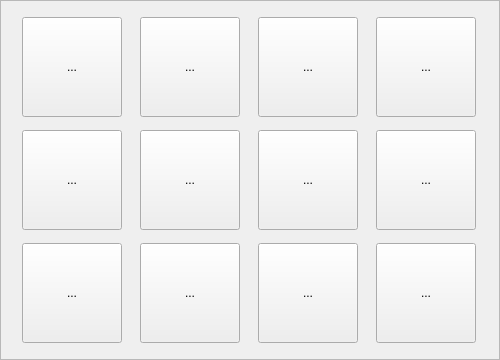
   <widget class="QStackedWidget" name="Button_editor_stackedWidget">
    <property name="geometry">
     <rect>
      <x>10</x>
      <y>10</y>
      <width>500</width>
      <height>360</height>
     </rect>
    </property>
    <property name="minimumSize">
     <size>
      <width>500</width>
      <height>360</height>
     </size>
    </property>
    <property name="maximumSize">
     <size>
      <width>500</width>
      <height>360</height>
     </size>
    </property>
    <property name="layoutDirection">
     <enum>Qt::LayoutDirection::LeftToRight</enum>
    </property>
    <widget class="QWidget" name="page_1">
     <property name="minimumSize">
      <size>
       <width>500</width>
       <height>360</height>
      </size>
     </property>
     <property name="maximumSize">
      <size>
       <width>500</width>
       <height>360</height>
      </size>
     </property>
     <widget class="QFrame" name="Button_frame">
      <property name="geometry">
       <rect>
        <x>0</x>
        <y>0</y>
        <width>500</width>
        <height>360</height>
       </rect>
      </property>
      <property name="minimumSize">
       <size>
        <width>500</width>
        <height>360</height>
       </size>
      </property>
      <property name="maximumSize">
       <size>
        <width>500</width>
        <height>360</height>
       </size>
      </property>
      <property name="frameShape">
       <enum>QFrame::Shape::StyledPanel</enum>
      </property>
      <property name="frameShadow">
       <enum>QFrame::Shadow::Raised</enum>
      </property>
      <layout class="QGridLayout" name="gridLayout">
       <item row="0" column="0">
        <widget class="QToolButton" name="Edit_toolButton_01">
         <property name="sizePolicy">
          <sizepolicy hsizetype="Preferred" vsizetype="Preferred">
           <horstretch>0</horstretch>
           <verstretch>0</verstretch>
          </sizepolicy>
         </property>
         <property name="minimumSize">
          <size>
           <width>100</width>
           <height>100</height>
          </size>
         </property>
         <property name="maximumSize">
          <size>
           <width>100</width>
           <height>100</height>
          </size>
         </property>
         <property name="focusPolicy">
          <enum>Qt::FocusPolicy::StrongFocus</enum>
         </property>
         <property name="text">
          <string>...</string>
         </property>
         <property name="iconSize">
          <size>
           <width>96</width>
           <height>96</height>
          </size>
         </property>
         <property name="checkable">
          <bool>true</bool>
         </property>
         <property name="checked">
          <bool>false</bool>
         </property>
         <property name="toolButtonStyle">
          <enum>Qt::ToolButtonStyle::ToolButtonTextUnderIcon</enum>
         </property>
        </widget>
       </item>
       <item row="0" column="1">
        <widget class="QToolButton" name="Edit_toolButton_02">
         <property name="sizePolicy">
          <sizepolicy hsizetype="Preferred" vsizetype="Preferred">
           <horstretch>0</horstretch>
           <verstretch>0</verstretch>
          </sizepolicy>
         </property>
         <property name="minimumSize">
          <size>
           <width>100</width>
           <height>100</height>
          </size>
         </property>
         <property name="maximumSize">
          <size>
           <width>100</width>
           <height>100</height>
          </size>
         </property>
         <property name="focusPolicy">
          <enum>Qt::FocusPolicy::StrongFocus</enum>
         </property>
         <property name="text">
          <string>...</string>
         </property>
         <property name="iconSize">
          <size>
           <width>96</width>
           <height>96</height>
          </size>
         </property>
         <property name="checkable">
          <bool>true</bool>
         </property>
         <property name="checked">
          <bool>false</bool>
         </property>
         <property name="toolButtonStyle">
          <enum>Qt::ToolButtonStyle::ToolButtonTextUnderIcon</enum>
         </property>
        </widget>
       </item>
       <item row="0" column="2">
        <widget class="QToolButton" name="Edit_toolButton_03">
         <property name="sizePolicy">
          <sizepolicy hsizetype="Preferred" vsizetype="Preferred">
           <horstretch>0</horstretch>
           <verstretch>0</verstretch>
          </sizepolicy>
         </property>
         <property name="minimumSize">
          <size>
           <width>100</width>
           <height>100</height>
          </size>
         </property>
         <property name="maximumSize">
          <size>
           <width>100</width>
           <height>100</height>
          </size>
         </property>
         <property name="focusPolicy">
          <enum>Qt::FocusPolicy::StrongFocus</enum>
         </property>
         <property name="text">
          <string>...</string>
         </property>
         <property name="iconSize">
          <size>
           <width>96</width>
           <height>96</height>
          </size>
         </property>
         <property name="checkable">
          <bool>true</bool>
         </property>
         <property name="checked">
          <bool>false</bool>
         </property>
         <property name="toolButtonStyle">
          <enum>Qt::ToolButtonStyle::ToolButtonTextUnderIcon</enum>
         </property>
        </widget>
       </item>
       <item row="0" column="3">
        <widget class="QToolButton" name="Edit_toolButton_04">
         <property name="sizePolicy">
          <sizepolicy hsizetype="Preferred" vsizetype="Preferred">
           <horstretch>0</horstretch>
           <verstretch>0</verstretch>
          </sizepolicy>
         </property>
         <property name="minimumSize">
          <size>
           <width>100</width>
           <height>100</height>
          </size>
         </property>
         <property name="maximumSize">
          <size>
           <width>100</width>
           <height>100</height>
          </size>
         </property>
         <property name="focusPolicy">
          <enum>Qt::FocusPolicy::StrongFocus</enum>
         </property>
         <property name="text">
          <string>...</string>
         </property>
         <property name="iconSize">
          <size>
           <width>96</width>
           <height>96</height>
          </size>
         </property>
         <property name="checkable">
          <bool>true</bool>
         </property>
         <property name="checked">
          <bool>false</bool>
         </property>
         <property name="toolButtonStyle">
          <enum>Qt::ToolButtonStyle::ToolButtonTextUnderIcon</enum>
         </property>
        </widget>
       </item>
       <item row="1" column="0">
        <widget class="QToolButton" name="Edit_toolButton_05">
         <property name="sizePolicy">
          <sizepolicy hsizetype="Preferred" vsizetype="Preferred">
           <horstretch>0</horstretch>
           <verstretch>0</verstretch>
          </sizepolicy>
         </property>
         <property name="minimumSize">
          <size>
           <width>100</width>
           <height>100</height>
          </size>
         </property>
         <property name="maximumSize">
          <size>
           <width>100</width>
           <height>100</height>
          </size>
         </property>
         <property name="focusPolicy">
          <enum>Qt::FocusPolicy::StrongFocus</enum>
         </property>
         <property name="text">
          <string>...</string>
         </property>
         <property name="iconSize">
          <size>
           <width>96</width>
           <height>96</height>
          </size>
         </property>
         <property name="checkable">
          <bool>true</bool>
         </property>
         <property name="checked">
          <bool>false</bool>
         </property>
         <property name="toolButtonStyle">
          <enum>Qt::ToolButtonStyle::ToolButtonTextUnderIcon</enum>
         </property>
        </widget>
       </item>
       <item row="1" column="1">
        <widget class="QToolButton" name="Edit_toolButton_06">
         <property name="sizePolicy">
          <sizepolicy hsizetype="Preferred" vsizetype="Preferred">
           <horstretch>0</horstretch>
           <verstretch>0</verstretch>
          </sizepolicy>
         </property>
         <property name="minimumSize">
          <size>
           <width>100</width>
           <height>100</height>
          </size>
         </property>
         <property name="maximumSize">
          <size>
           <width>100</width>
           <height>100</height>
          </size>
         </property>
         <property name="focusPolicy">
          <enum>Qt::FocusPolicy::StrongFocus</enum>
         </property>
         <property name="text">
          <string>...</string>
         </property>
         <property name="iconSize">
          <size>
           <width>96</width>
           <height>96</height>
          </size>
         </property>
         <property name="checkable">
          <bool>true</bool>
         </property>
         <property name="checked">
          <bool>false</bool>
         </property>
         <property name="toolButtonStyle">
          <enum>Qt::ToolButtonStyle::ToolButtonTextUnderIcon</enum>
         </property>
        </widget>
       </item>
       <item row="1" column="2">
        <widget class="QToolButton" name="Edit_toolButton_07">
         <property name="sizePolicy">
          <sizepolicy hsizetype="Preferred" vsizetype="Preferred">
           <horstretch>0</horstretch>
           <verstretch>0</verstretch>
          </sizepolicy>
         </property>
         <property name="minimumSize">
          <size>
           <width>100</width>
           <height>100</height>
          </size>
         </property>
         <property name="maximumSize">
          <size>
           <width>100</width>
           <height>100</height>
          </size>
         </property>
         <property name="focusPolicy">
          <enum>Qt::FocusPolicy::StrongFocus</enum>
         </property>
         <property name="text">
          <string>...</string>
         </property>
         <property name="iconSize">
          <size>
           <width>96</width>
           <height>96</height>
          </size>
         </property>
         <property name="checkable">
          <bool>true</bool>
         </property>
         <property name="checked">
          <bool>false</bool>
         </property>
         <property name="toolButtonStyle">
          <enum>Qt::ToolButtonStyle::ToolButtonTextUnderIcon</enum>
         </property>
        </widget>
       </item>
       <item row="1" column="3">
        <widget class="QToolButton" name="Edit_toolButton_08">
         <property name="sizePolicy">
          <sizepolicy hsizetype="Preferred" vsizetype="Preferred">
           <horstretch>0</horstretch>
           <verstretch>0</verstretch>
          </sizepolicy>
         </property>
         <property name="minimumSize">
          <size>
           <width>100</width>
           <height>100</height>
          </size>
         </property>
         <property name="maximumSize">
          <size>
           <width>100</width>
           <height>100</height>
          </size>
         </property>
         <property name="focusPolicy">
          <enum>Qt::FocusPolicy::StrongFocus</enum>
         </property>
         <property name="text">
          <string>...</string>
         </property>
         <property name="iconSize">
          <size>
           <width>96</width>
           <height>96</height>
          </size>
         </property>
         <property name="checkable">
          <bool>true</bool>
         </property>
         <property name="checked">
          <bool>false</bool>
         </property>
         <property name="toolButtonStyle">
          <enum>Qt::ToolButtonStyle::ToolButtonTextUnderIcon</enum>
         </property>
        </widget>
       </item>
       <item row="2" column="0">
        <widget class="QToolButton" name="Edit_toolButton_09">
         <property name="sizePolicy">
          <sizepolicy hsizetype="Preferred" vsizetype="Preferred">
           <horstretch>0</horstretch>
           <verstretch>0</verstretch>
          </sizepolicy>
         </property>
         <property name="minimumSize">
          <size>
           <width>100</width>
           <height>100</height>
          </size>
         </property>
         <property name="maximumSize">
          <size>
           <width>100</width>
           <height>100</height>
          </size>
         </property>
         <property name="focusPolicy">
          <enum>Qt::FocusPolicy::StrongFocus</enum>
         </property>
         <property name="text">
          <string>...</string>
         </property>
         <property name="iconSize">
          <size>
           <width>96</width>
           <height>96</height>
          </size>
         </property>
         <property name="checkable">
          <bool>true</bool>
         </property>
         <property name="checked">
          <bool>false</bool>
         </property>
         <property name="toolButtonStyle">
          <enum>Qt::ToolButtonStyle::ToolButtonTextUnderIcon</enum>
         </property>
        </widget>
       </item>
       <item row="2" column="1">
        <widget class="QToolButton" name="Edit_toolButton_10">
         <property name="sizePolicy">
          <sizepolicy hsizetype="Preferred" vsizetype="Preferred">
           <horstretch>0</horstretch>
           <verstretch>0</verstretch>
          </sizepolicy>
         </property>
         <property name="minimumSize">
          <size>
           <width>100</width>
           <height>100</height>
          </size>
         </property>
         <property name="maximumSize">
          <size>
           <width>100</width>
           <height>100</height>
          </size>
         </property>
         <property name="focusPolicy">
          <enum>Qt::FocusPolicy::StrongFocus</enum>
         </property>
         <property name="text">
          <string>...</string>
         </property>
         <property name="iconSize">
          <size>
           <width>96</width>
           <height>96</height>
          </size>
         </property>
         <property name="checkable">
          <bool>true</bool>
         </property>
         <property name="checked">
          <bool>false</bool>
         </property>
         <property name="toolButtonStyle">
          <enum>Qt::ToolButtonStyle::ToolButtonTextUnderIcon</enum>
         </property>
        </widget>
       </item>
       <item row="2" column="2">
        <widget class="QToolButton" name="Edit_toolButton_11">
         <property name="sizePolicy">
          <sizepolicy hsizetype="Preferred" vsizetype="Preferred">
           <horstretch>0</horstretch>
           <verstretch>0</verstretch>
          </sizepolicy>
         </property>
         <property name="minimumSize">
          <size>
           <width>100</width>
           <height>100</height>
          </size>
         </property>
         <property name="maximumSize">
          <size>
           <width>100</width>
           <height>100</height>
          </size>
         </property>
         <property name="focusPolicy">
          <enum>Qt::FocusPolicy::StrongFocus</enum>
         </property>
         <property name="text">
          <string>...</string>
         </property>
         <property name="iconSize">
          <size>
           <width>96</width>
           <height>96</height>
          </size>
         </property>
         <property name="checkable">
          <bool>true</bool>
         </property>
         <property name="checked">
          <bool>false</bool>
         </property>
         <property name="toolButtonStyle">
          <enum>Qt::ToolButtonStyle::ToolButtonTextUnderIcon</enum>
         </property>
        </widget>
       </item>
       <item row="2" column="3">
        <widget class="QToolButton" name="Edit_toolButton_12">
         <property name="sizePolicy">
          <sizepolicy hsizetype="Preferred" vsizetype="Preferred">
           <horstretch>0</horstretch>
           <verstretch>0</verstretch>
          </sizepolicy>
         </property>
         <property name="minimumSize">
          <size>
           <width>100</width>
           <height>100</height>
          </size>
         </property>
         <property name="maximumSize">
          <size>
           <width>100</width>
           <height>100</height>
          </size>
         </property>
         <property name="focusPolicy">
          <enum>Qt::FocusPolicy::StrongFocus</enum>
         </property>
         <property name="text">
          <string>...</string>
         </property>
         <property name="iconSize">
          <size>
           <width>96</width>
           <height>96</height>
          </size>
         </property>
         <property name="checkable">
          <bool>true</bool>
         </property>
         <property name="checked">
          <bool>false</bool>
         </property>
         <property name="toolButtonStyle">
          <enum>Qt::ToolButtonStyle::ToolButtonTextUnderIcon</enum>
         </property>
        </widget>
       </item>
      </layout>
     </widget>
    </widget>
   </widget>
